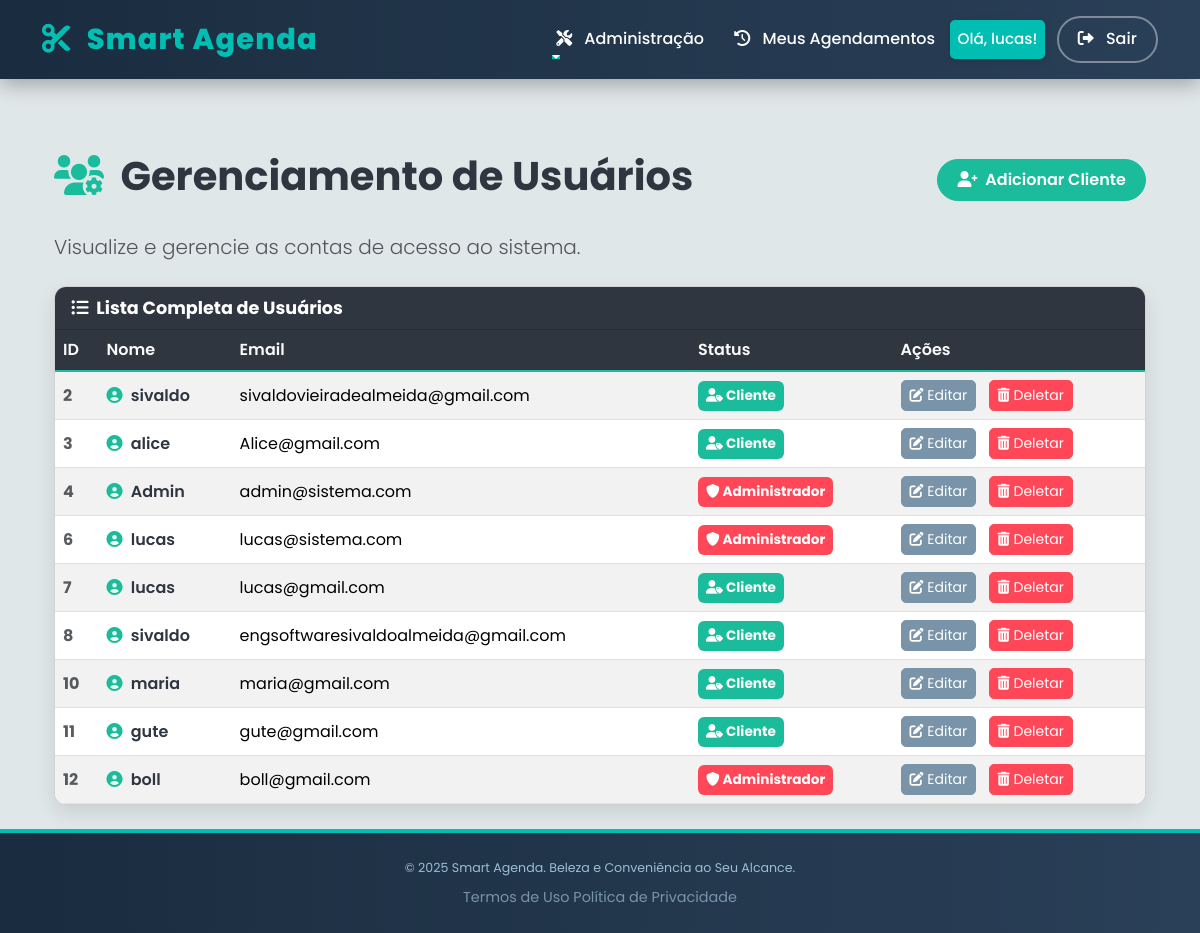
/auth/manage_users (signed in), run on the app's committed database.
### app/models.py (models this page shows, shortened)
class User(UserMixin, db.Model):
    id = db.Column(db.Integer, primary_key=True)
    nome = db.Column(db.String(100), nullable=False)
    email = db.Column(db.String(120), unique=True, nullable=False)
    senha_hash = db.Column(db.String(256), nullable=False)
    is_admin = db.Column(db.Boolean, default=False)
    __table_args__ = (Index('idx_user_email', 'email'),)

### app/auth/routes.py (the view)
@bp.route('/manage_users')
@login_required
@admin_required
def manage_users():
    all_users = User.query.all()
    return render_template('auth/manage_users.html',
                            title='Gerenciar Usuários',
                            users=all_users)

### app/templates/auth/manage_users.html (shortened to what this page needs)
{% extends "base.html" %}
{% block content %}
<div class="container mt-5">
    <div class="d-flex justify-content-between align-items-center admin-header mb-4">
        <h1 class="display-6 fw-bold">
            <i class="fas fa-users-cog me-2"></i> Gerenciamento de Usuários
        </h1>
        <a href="{{ url_for('auth.register') }}" class="btn btn-add-client">
            <i class="fas fa-user-plus me-1"></i> Adicionar Cliente
        </a>
    </div>
    <p class="lead text-muted mb-4">Visualize e gerencie as contas de acesso ao sistema.</p>
    <div class="card card-users-list">
        <div class="card-header">
            <i class="fas fa-list-ul me-1"></i> Lista Completa de Usuários
        </div>
        <div class="card-body p-0">
            <div class="table-responsive">
                <table class="table table-users table-striped table-hover mb-0 align-middle">
                    <thead>
                        <tr>
                            <th scope="col">ID</th>
                            <th scope="col">Nome</th>
                            <th scope="col">Email</th>
                            <th scope="col">Status</th>
                            <th scope="col">Ações</th>
                        </tr>
                    </thead>
                    <tbody>
                        {% for user in users %}
                        <tr>
                            <th scope="row" class="text-muted">{{ user.id }}</th>
                            <td>
                                <i class="fas fa-user-circle me-1" style="color: var(--color-teal);"></i>
                                <span class="fw-semibold" style="color: var(--color-dark);">{{ user.nome }}</span>
                            </td>
                            <td>{{ user.email }}</td>
                            <td>
                                {% if user.is_admin %}
                                    <span class="badge badge-admin p-2">
                                        <i class="fas fa-shield-alt"></i> Administrador
                                    </span>
                                {% else %}
                                    <span class="badge badge-client p-2">
                                        <i class="fas fa-user-tag"></i> Cliente
                                    </span>
                                {% endif %}
                            </td>
                            <td>
                                <a href="{{ url_for('auth.edit_user', user_id=user.id) }}" class="btn btn-sm btn-edit me-2">
                                    <i class="fas fa-edit"></i> Editar
                                </a>
                                <form action="{{ url_for('auth.delete_user', user_id=user.id) }}" method="POST" class="d-inline"
                                    onsubmit="return confirm('ATENÇÃO: Tem certeza que deseja deletar o usuário {{ user.nome }}? Esta ação é irreversível.');">
                                    <button type="submit" class="btn btn-sm btn-delete">
                                        <i class="fas fa-trash-alt"></i> Deletar
                                    </button>
                                </form>
                            </td>
                        </tr>
                        {% else %}
                        <tr>
                            <td colspan="5" class="text-center py-4 bg-light">
                                <i class="fas fa-info-circle me-1 text-muted"></i> Nenhum usuário cadastrado.
                            </td>
                        </tr>
                        {% endfor %}
                    </tbody>
                </table>
            </div>
        </div>
    </div>
</div>
{% endblock %}

### app/templates/base.html (shortened to what this page needs)
<!DOCTYPE html>
<html lang="pt-br">
<head>
    <link href="https://cdn.jsdelivr.net/npm/bootstrap@5.3.3/dist/css/bootstrap.min.css" rel="stylesheet">
    <link rel="stylesheet" href="https://cdnjs.cloudflare.com/ajax/libs/font-awesome/6.0.0-beta3/css/all.min.css">
</head>
<body>
    <nav class="navbar navbar-expand-lg navbar-dark fixed-top navbar-custom" role="navigation" aria-label="Navegação Principal do Smart Agenda">
        <div class="container">
            <a class="navbar-brand" href="{{ url_for('main.index') }}">
                <i class="fas fa-cut me-2"></i> Smart Agenda
            </a>
            <div class="collapse navbar-collapse" id="navbarNav">
                <ul class="navbar-nav ms-auto align-items-lg-center">
                    {% if current_user.is_admin %}
                    <li class="nav-item dropdown me-2">
                        <a class="nav-link dropdown-toggle" href="#" id="adminDropdown" role="button" data-bs-toggle="dropdown" aria-expanded="false" aria-label="Menu de Administração">
                            <i class="fas fa-tools me-2"></i> Administração
                        </a>
                    </li>
                    {% endif %}
                    {% if current_user.is_authenticated %}
                        <li class="nav-item">
                            <a class="nav-link" href="{{ url_for('services.my_appointments') }}">
                                <i class="fas fa-history me-2"></i> Meus Agendamentos
                            </a>
                        </li>
                        <li class="nav-item me-2">
                            <span class="nav-link user-welcome" style="pointer-events: none;">
                                Olá, {{ current_user.nome.split(' ')[0] }}!
                            </span>
                        </li>
                        <li class="nav-item">
                            <a href="{{ url_for('auth.logout') }}" class="btn btn-logout">
                                <i class="fas fa-sign-out-alt me-2"></i> Sair
                            </a>
                        </li>
                    {% endif %}
                </ul>
            </div>
        </div>
    </nav>
    <main class="container py-4">
        {% block content %}{% endblock %}
    </main>
    <footer class="footer-custom mt-auto"> <div class="container text-center">
            <small>&copy; 2025 Smart Agenda. Beleza e Conveniência ao Seu Alcance.</small>
            <div class="mt-2">
                <a href="{{ url_for('main.terms') }}">Termos de Uso</a>
<a href="{{ url_for('main.privacy') }}">Política de Privacidade</a>
            </div>
        </div>
    </footer>
</body>
</html>

### app/templates/base.html (style rules this page uses)
:root { --primary-teal: #00BFB2; --accent-pink: #FF6B81; --dark-navy: #1A2C3F; --light-gray: #E0E7E9; --text-on-dark: #FDFEFE; --text-default: #334D5C; }
body { font-family: 'Poppins', sans-serif; background-color: var(--light-gray); padding-top: 80px; color: var(--text-default); min-height: 100vh; display: flex; flex-direction: column; }
main { flex-grow: 1; }
.navbar-custom { background: linear-gradient(90deg, var(--dark-navy) 0%, #2A4058 100%); box-shadow: 0 5px 20px rgba(0, 0, 0, 0.3); padding-top: 0.8rem; padding-bottom: 0.8rem; transition: all 0.3s ease-in-out; }
.navbar-custom .navbar-brand { font-weight: 800; color: var(--primary-teal) !important; letter-spacing: 1.2px; font-size: 1.8rem; transition: color 0.3s ease-in-out; }
.navbar-custom .nav-link { color: var(--text-on-dark) !important; font-weight: 500; padding: 0.5rem 1rem; margin: 0 0.2rem; border-radius: 5px; transition: all 0.3s ease-in-out; position: relative; }
.navbar-custom .nav-link::after { content: ''; position: absolute; width: 0; height: 2px; bottom: 0; left: 0; background-color: var(--primary-teal); transition: width 0.3s ease-out; }
.btn-logout { background-color: transparent; border: 2px solid rgba(255, 255, 255, 0.4); color: var(--text-on-dark) !important; font-weight: 500; padding: 0.6rem 1.2rem; border-radius: 50px; transition: all 0.3s ease-in-out; }
.user-welcome { background-color: var(--primary-teal); color: var(--dark-navy) !important; padding: 8px 18px; border-radius: 30px; font-size: 0.95rem; font-weight: 600; box-shadow: 0 2px 8px rgba(0, 0, 0, 0.15); margin-right: 15px; animation: pulse-welcome 1.5s infinite alternate; }
.footer-custom { background: linear-gradient(90deg, var(--dark-navy) 0%, #2A4058 100%); color: #9abed4; border-top: 4px solid var(--primary-teal); padding: 1.5rem 0; font-size: 0.9rem; }
.footer-custom a { color: #7994A8; text-decoration: none; transition: color 0.3s ease-in-out; }

### app/templates/auth/manage_users.html (style rules this page uses)
:root { --color-dark: #2F3640; --color-teal: #1ABC9C; --color-pink: #FF4757; }
.admin-header h1 { font-weight: 800; color: var(--color-dark); }
.admin-header h1 i { color: var(--color-teal); }
.btn-add-client { background-color: var(--color-teal); border-color: var(--color-teal); color: white; font-weight: 600; border-radius: 50px; padding: 0.5rem 1.2rem; transition: all 0.2s; }
.card-users-list { border-radius: 12px; overflow: hidden; box-shadow: 0 8px 20px rgba(0, 0, 0, 0.1); }
.card-users-list .card-header { background-color: var(--color-dark) !important; color: white; font-weight: 700; font-size: 1.1rem; }
.table-users thead th { background-color: var(--color-dark) !important; color: #f8f9fa; border-bottom: 2px solid var(--color-teal); font-weight: 600; }
.badge-admin { background-color: var(--color-pink) !important; color: white; font-size: 0.85rem; }
.badge-client { background-color: var(--color-teal) !important; color: white; font-size: 0.85rem; }
.btn-edit { background-color: #7994A8; border-color: #7994A8; color: white; border-radius: 5px; }
.btn-delete { background-color: var(--color-pink); border-color: var(--color-pink); color: white; border-radius: 5px; }

### data on the page
User: nome "lucas", id "6", email "lucas@sistema.com", is_admin True (drawn)
User: id "2", nome "sivaldo", email "sivaldovieiradealmeida@gmail.com", is_admin False (drawn)
User: id "3", nome "alice", email "Alice@gmail.com", is_admin False (drawn)
User: id "4", nome "Admin", email "admin@sistema.com", is_admin True (drawn)
User: id "7", nome "lucas", email "lucas@gmail.com", is_admin False (drawn)
User: id "8", nome "sivaldo", email "engsoftwaresivaldoalmeida@gmail.com", is_admin False (drawn)
User: id "10", nome "maria", email "maria@gmail.com", is_admin False (drawn)
User: id "11", nome "gute", email "gute@gmail.com", is_admin False (drawn)
User: id "12", nome "boll", email "boll@gmail.com", is_admin True (drawn)
